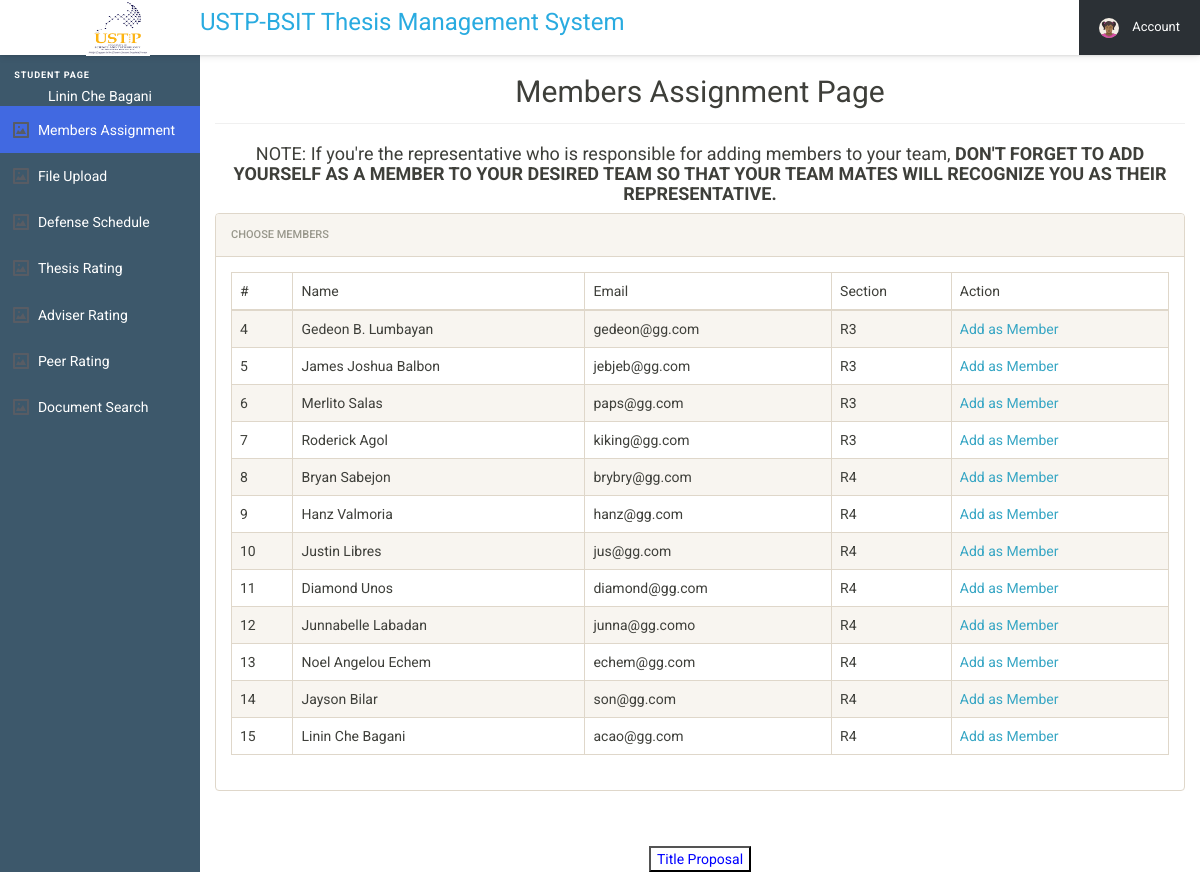
Before: /user/student/studentSideBarMenu/membersAssignment.php (signed in) with the older database file.
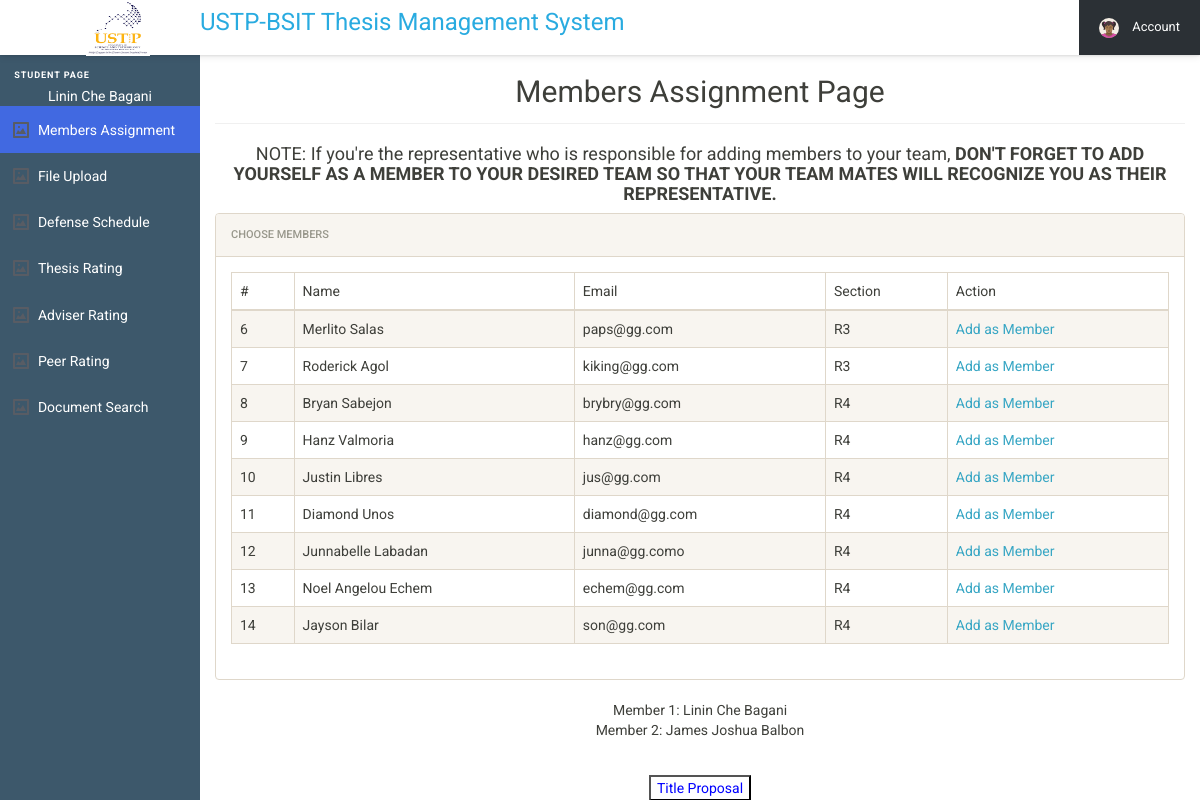
After: the same page with the newer database file.
### tables this page shows
CREATE TABLE `users_tbl` (
  `user_id` int(11) NOT NULL,
  `name` varchar(250) NOT NULL,
  `email` varchar(250) NOT NULL,
  `userpassword` varchar(250) NOT NULL,
  `gender` text NOT NULL,
  `phone` int(25) NOT NULL,
  `type` varchar(250) DEFAULT NULL,
  `section` text DEFAULT NULL,
  `status` int(11) NOT NULL,
  `del_stat` int(11) NOT NULL
);

### user/student/studentSideBarMenu/membersAssignment.php (the view, shortened to what the changed rows need)
<!DOCTYPE html>
<html lang="en">
<head>
  <link rel="stylesheet" href="../student_assets/css/style.css">
  <link rel="stylesheet" href="../student_css/font-awesome.min.css">
  <link rel="stylesheet" href="../student_css/bootstrap.min.css">
  <link rel="stylesheet" href="../student_css/bootstrap-social.css">
  <link rel="stylesheet" href="../student_css/bootstrap-select.css">
  <link rel="stylesheet" href="../student_css/style.css">
  <link rel="stylesheet" href="../student_css/dataTables.bootstrap.min.css">
  <link rel="stylesheet" href="../student_css/awesome-bootstrap-checkbox.css">
</head>
<body>
  <main class="cd-main-content">
    <div class="content-wrapper">
      <div class="container-fluid">
        <div class="row">
          <div class="col-md-12">
            <center><h2 class="page-title">Members Assignment Page</h2></center>
            <div class="panel panel-default">
              <div class="panel-body">
                <table id="zctb" class="display table table-striped table-bordered table-hover" cellspacing="0" width="100%">
                  <thead>
                    <tr>
                      <th>#</th>
                      <th>Name</th>
                      <th>Email</th>
                      <th>Section</th>
                      <th>Action</th>
                    </tr>
                  </thead>
                  <tbody>
<?php
  include '../../../includes/connect.php';
  $sql = "SELECT * from users_tbl where type = 'student' ";
  $records = mysqli_query($conn, $sql);
  while  ($row = mysqli_fetch_object($records)) {
    if(($row->status) == 0){
?>
                    <tr>
                      <td><?php echo htmlentities($row->user_id);?></td>
                      <td><?php echo htmlentities($row->name);?></td>
                      <td><?php echo htmlentities($row->email);?></td>
                      <td><?php echo htmlentities($row->section);?></td>
<td>
<a href="membersAddition.php?add=<?php echo htmlentities($row->user_id); ?>" onclick="return confirm('Do you want to add a member and set his/her role in your team?');"> Add as Member </a>
</td>
                    </tr>
                    <?php } } ?>
                  </tbody>
                </table>
              </div>
            </div>
          </div>
<?php
  include '../../../includes/connect.php';
  $my_id = $_SESSION["user_id"];
  $sql4 = "SELECT user_id,name,section,status,team from users_tbl inner join team_members_tbl on user_id = member_id where team = '$my_id' ";
  $records4 = mysqli_query($conn, $sql4);
  $member_count=0;
  while  ($row4 = mysqli_fetch_object($records4)) {
      $member_count++;
?>
<center><form method="post" action="setInitialTitle.php">
      <div class="container-fluid">
        <div class="row">
          <div class="col-md-12">
                    <?php echo "Member ".$member_count.": ".$row4->name;  ?>
        </div>
      </div>
 <?php
} ?>
          </div>
        </div>
      </div>
    </div>
  </main>
</body>
</html>

Changed rows visible on the page:
no longer on this page (row edited): users_tbl: user_id "4", name "Gedeon B. Lumbayan", email "gedeon@gg.com", section "R3"
no longer on this page (row edited): users_tbl: user_id "5", name "James Joshua Balbon", email "jebjeb@gg.com", section "R3"
no longer on this page (row edited): users_tbl: user_id "15", name "Linin Che Bagani", email "acao@gg.com", section "R4"
Other visible differences:
new list line: "Member 1 : Linin Che Bagani"
new list line: "Member 2 : James Joshua Balbon"
